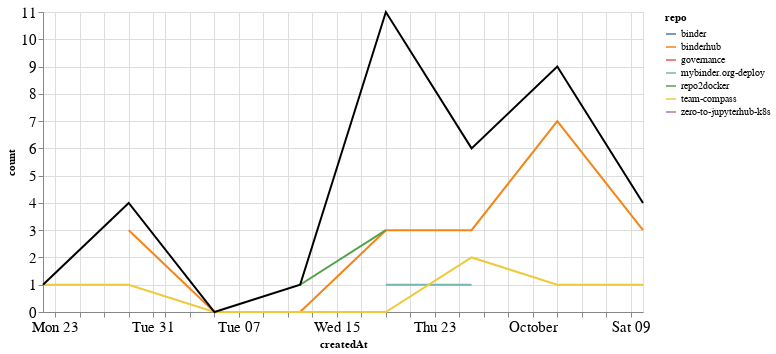

This figure's notebook cell:
### Markdown cell above
### Comments

### Code cell
comments_time = comments.groupby('repo').resample('W', on='createdAt').count()['author'].reset_index()
comments_time = comments_time.rename(columns={'author': 'count'})
comments_time_total = comments_time.groupby('createdAt').agg({"count": "sum"}).reset_index()
ch1 = alt.Chart(comments_time, width=600).mark_line().encode(
    x='createdAt',
    y='count',
    color='repo',
    tooltip="repo"
)

ch2 = alt.Chart(comments_time_total, width=600).mark_line(color="black").encode(
    x='createdAt',
    y='count',
)

ch1 + ch2

### Figure 1 — Vega-Lite specification as saved in the notebook (floating-point values rounded to 4 significant figures)
{"config": {"axisLeft": {"labelFontSize": 15}, "axisBottom": {"labelFontSize": 15}}, "layer": [{"data": {"name": "data-a052d9905d2f19ca3fb932c39b59c300"}, "mark": "line", "encoding": {"color": {"type": "nominal", "field": "repo"}, "tooltip": {"type": "nominal", "field": "repo"}, "x": {"type": "temporal", "field": "createdAt"}, "y": {"type": "quantitative", "field": "count"}}, "width": 600}, {"data": {"name": "data-661c2aa6f73a657fea841f2f9b4df16c"}, "mark": {"type": "line", "color": "black"}, "encoding": {"x": {"type": "temporal", "field": "createdAt"}, "y": {"type": "quantitative", "field": "count"}}, "width": 600}], "$schema": "https://vega.github.io/schema/vega-lite/v4.8.1.json", "datasets": {"data-a052d9905d2f19ca3fb932c39b59c300": [{"repo": "binder", "createdAt": "2021-09-19T00:00:00", "count": 3}, {"repo": "binderhub", "createdAt": "2021-08-29T00:00:00", "count": 3}, {"repo": "binderhub", "createdAt": "2021-09-05T00:00:00", "count": 0}, {"repo": "binderhub", "createdAt": "2021-09-12T00:00:00", "count": 0}, {"repo": "binderhub", "createdAt": "2021-09-19T00:00:00", "count": 3}, {"repo": "binderhub", "createdAt": "2021-09-26T00:00:00", "count": 3}, {"repo": "binderhub", "createdAt": "2021-10-03T00:00:00", "count": 7}, {"repo": "binderhub", "createdAt": "2021-10-10T00:00:00", "count": 3}, {"repo": "governance", "createdAt": "2021-09-19T00:00:00", "count": 1}, {"repo": "mybinder.org-deploy", "createdAt": "2021-09-19T00:00:00", "count": 1}, {"repo": "mybinder.org-deploy", "createdAt": "2021-09-26T00:00:00", "count": 1}, {"repo": "repo2docker", "createdAt": "2021-09-12T00:00:00", "count": 1}, {"repo": "repo2docker", "createdAt": "2021-09-19T00:00:00", "count": 3}, {"repo": "team-compass", "createdAt": "2021-08-22T00:00:00", "count": 1}, {"repo": "team-compass", "createdAt": "2021-08-29T00:00:00", "count": 1}, {"repo": "team-compass", "createdAt": "2021-09-05T00:00:00", "count": 0}, {"repo": "team-compass", "createdAt": "2021-09-12T00:00:00", "count": 0}, {"repo": "team-compass", "createdAt": "2021-09-19T00:00:00", "count": 0}, {"repo": "team-compass", "createdAt": "2021-09-26T00:00:00", "count": 2}, {"repo": "team-compass", "createdAt": "2021-10-03T00:00:00", "count": 1}, {"repo": "team-compass", "createdAt": "2021-10-10T00:00:00", "count": 1}, {"repo": "zero-to-jupyterhub-k8s", "createdAt": "2021-10-03T00:00:00", "count": 1}], "data-661c2aa6f73a657fea841f2f9b4df16c": [{"createdAt": "2021-08-22T00:00:00", "count": 1}, {"createdAt": "2021-08-29T00:00:00", "count": 4}, {"createdAt": "2021-09-05T00:00:00", "count": 0}, {"createdAt": "2021-09-12T00:00:00", "count": 1}, {"createdAt": "2021-09-19T00:00:00", "count": 11}, {"createdAt": "2021-09-26T00:00:00", "count": 6}, {"createdAt": "2021-10-03T00:00:00", "count": 9}, {"createdAt": "2021-10-10T00:00:00", "count": 4}]}}
